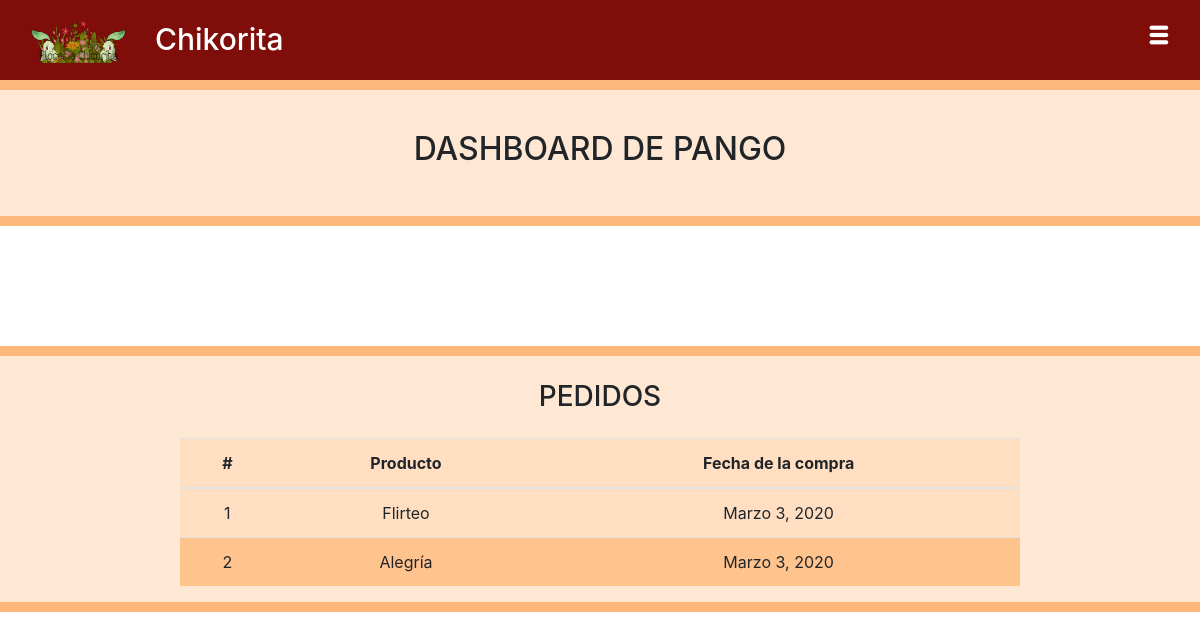
The page /dashboard/ (signed in) on the database its author committed.
### users/models.py (models this page shows, shortened)
class Compra(models.Model):
	user = models.ForeignKey(User,on_delete=models.CASCADE,blank=False, null=False)
	producto = models.ForeignKey(Inventario,on_delete=models.CASCADE,blank=False, null=False)
	fecha = models.DateField(default=datetime.now)

class Inventario(models.Model):
	nombre = models.CharField(max_length=250,blank=False, null=False)
	descripcion = models.CharField(max_length=250,blank=False, null=False)
	stock = models.IntegerField(blank=False, null=False)
	precio = models.IntegerField(blank=False, null=False)
	def __str__(self):
		return self.nombre

### users/views.py (the view)
# urls.py: path('dashboard/',dashboard,name="dashboard"),
@login_required(login_url='login')
def dashboard(request):
	if request.user.is_authenticated:
		pedidos = Compra.objects.filter(user=request.user).order_by('fecha')
		return render(request,"users/dashboard.html",{'compras':pedidos})
	return redirect('/login')

### templates/users/dashboard.html (shortened to what this page needs)
{%extends "base.html"%}
{% load static %}
{%block contenido-head%}
<link rel="stylesheet" href="{% static "css/users/dashboard.css" %}">
{%endblock%}
{%block contenido-body%}
	<div class="main">
		<div class="cabecera contenedor">
			<h2>DASHBOARD DE {{user.username}}</h2>
		</div>
		<section class="contenedor">
			<h3>PEDIDOS</h3>
			<table class="table">
		      <thead>
		        <tr>
		          <th>#</th>
		          <th>Producto</th>
		          <th>Fecha de la compra</th>
		        </tr>
		      </thead>
		      <tbody>
		      	{% for compra in compras %}
		        <tr class="tablarows">
		          <td>{{compra.id}}</td>
		          <td>{{compra.producto}}</td>
		          <td>{{compra.fecha}}</td>
		        </tr>
		        {% endfor %}
		      </tbody>
		    </table>
			</div>
{% endblock %}

### static/css/standar.css (style rules this page uses)
* { margin: 0; padding: 0; box-sizing: border-box; }
body { background: #C33C54; }
section { width: 100%; margin-bottom: 50px; }

### static/css/welcome/welcome.css (style rules this page uses)
body { background: #fff; }

### static/css/users/dashboard.css (style rules this page uses)
.main { margin-top: 80px; }
.contenedor { border-style: solid none solid none; border-width: 10px; border-color: rgba(255,138,38,0.5); width: 100%; background-color: rgba(255,138,38,0.2); margin-bottom: 5%; }
.cabecera { font-size: 25px; text-align: center; text-transform: uppercase; padding: 40px; margin-bottom: 10%; }
.contenedor h3 { text-align: center; padding-top: 2%; margin-bottom: 2%; }
.contenedor table { text-align: center; width: 70%; margin-left: 15%; }
.tablarows:nth-child(even) { background: rgba(255,138,38,0.4); }
.contenedor table tr:nth-child(odd) { background: rgba(255,138,38,0.1); }

### rows shown on the page
Compra: id "1", producto "Flirteo", fecha "Marzo 3, 2020"
Compra: id "2", producto "Alegría", fecha "Marzo 3, 2020"

### other values the page prints
{{ user.username }} "PANGO"
